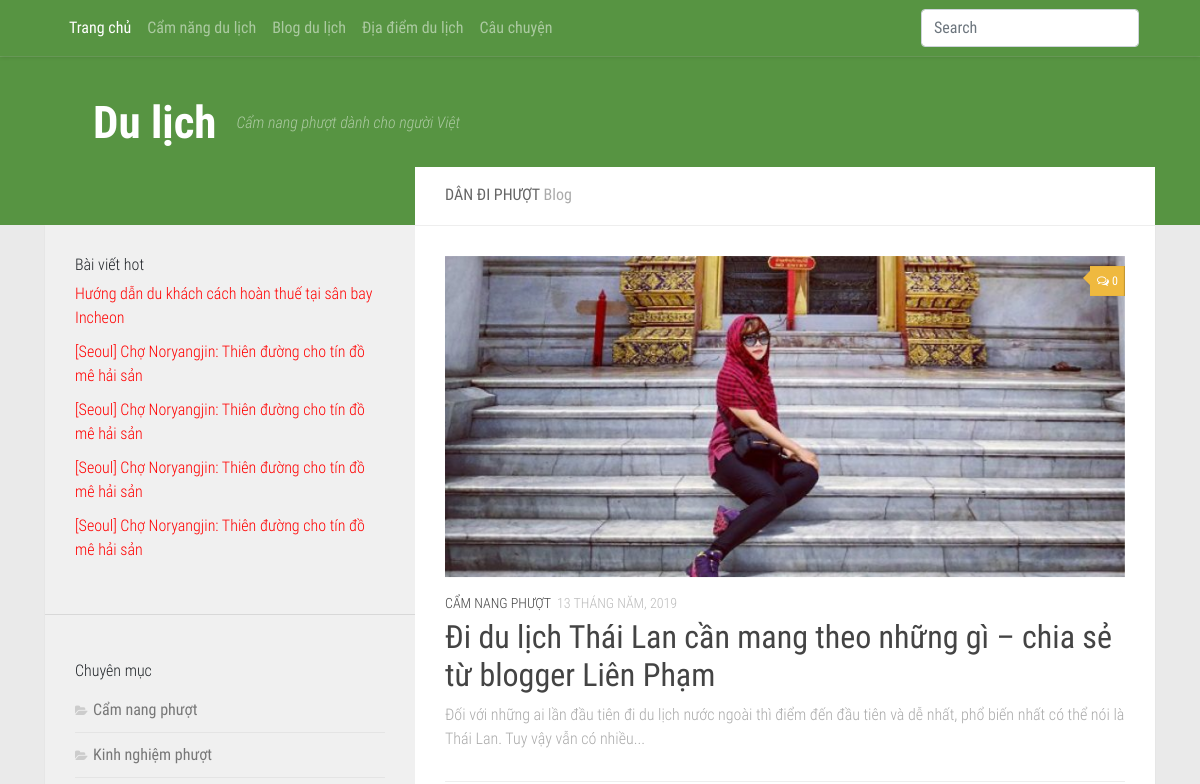
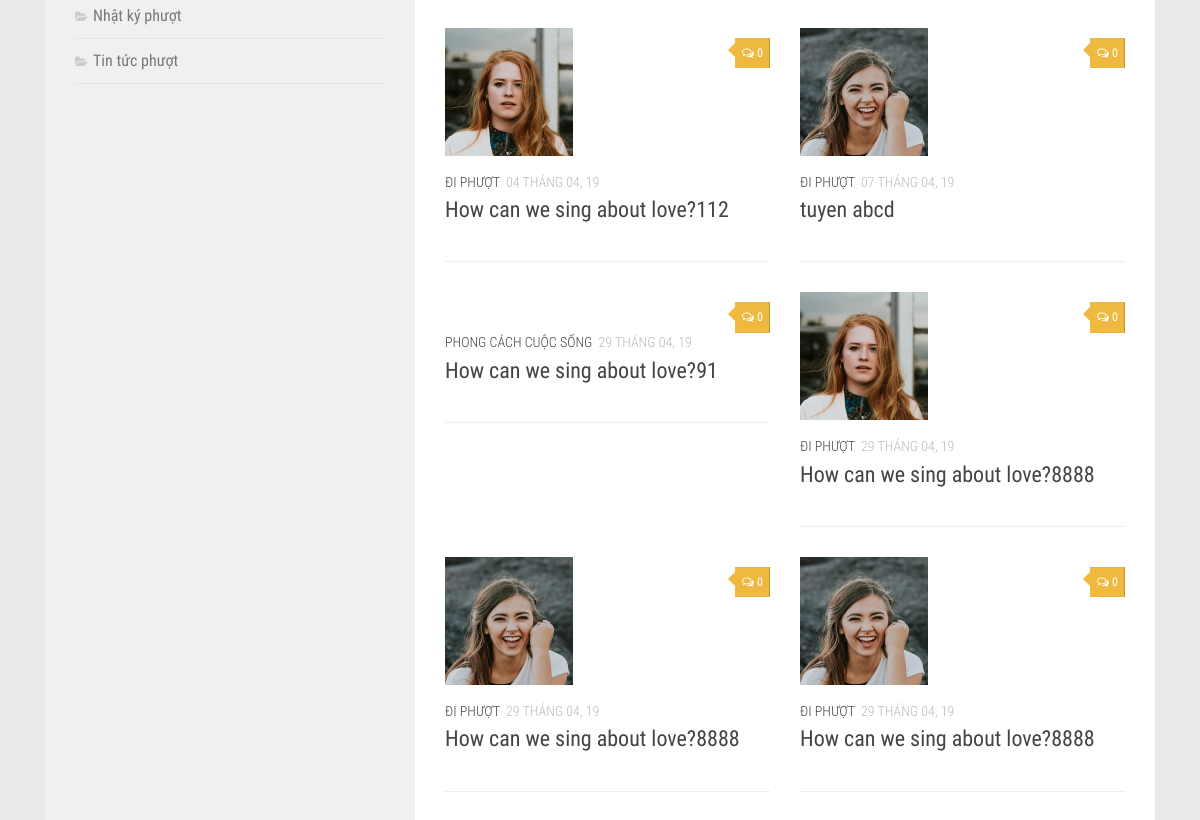
Before: / (upper part) with the older database file (2 pictures, top to bottom).
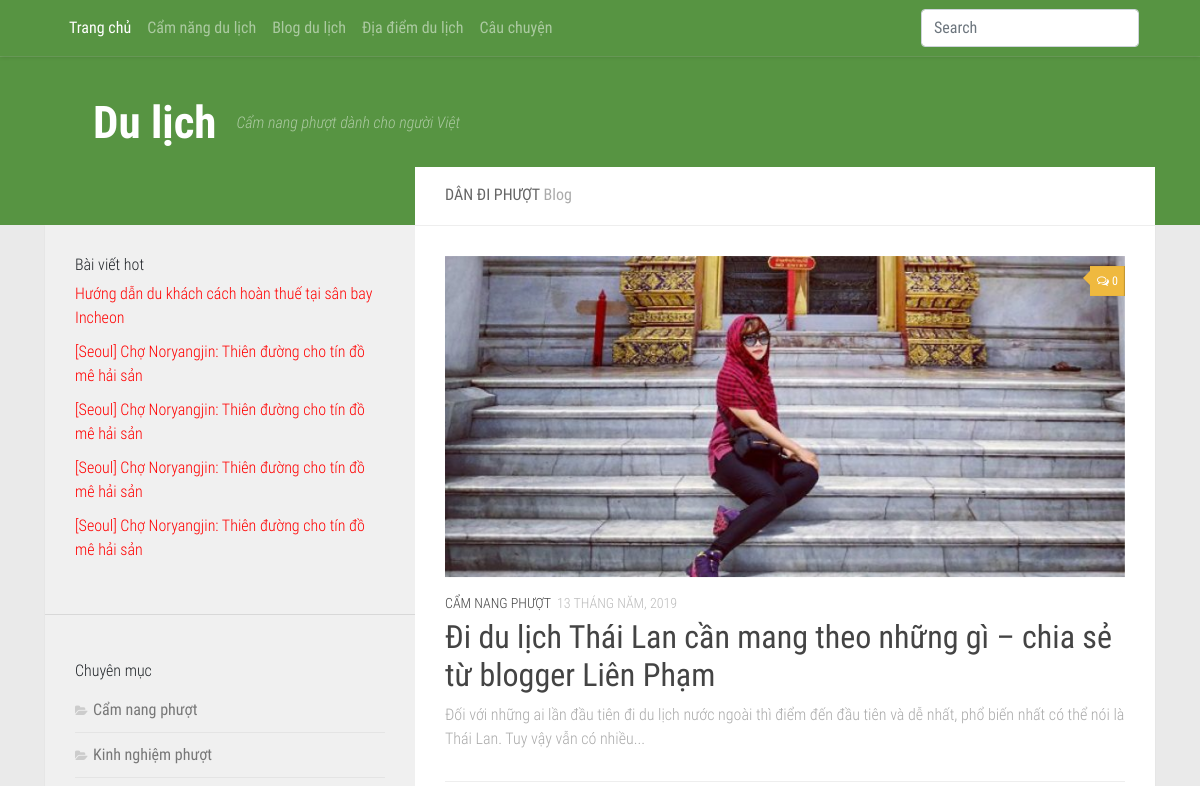
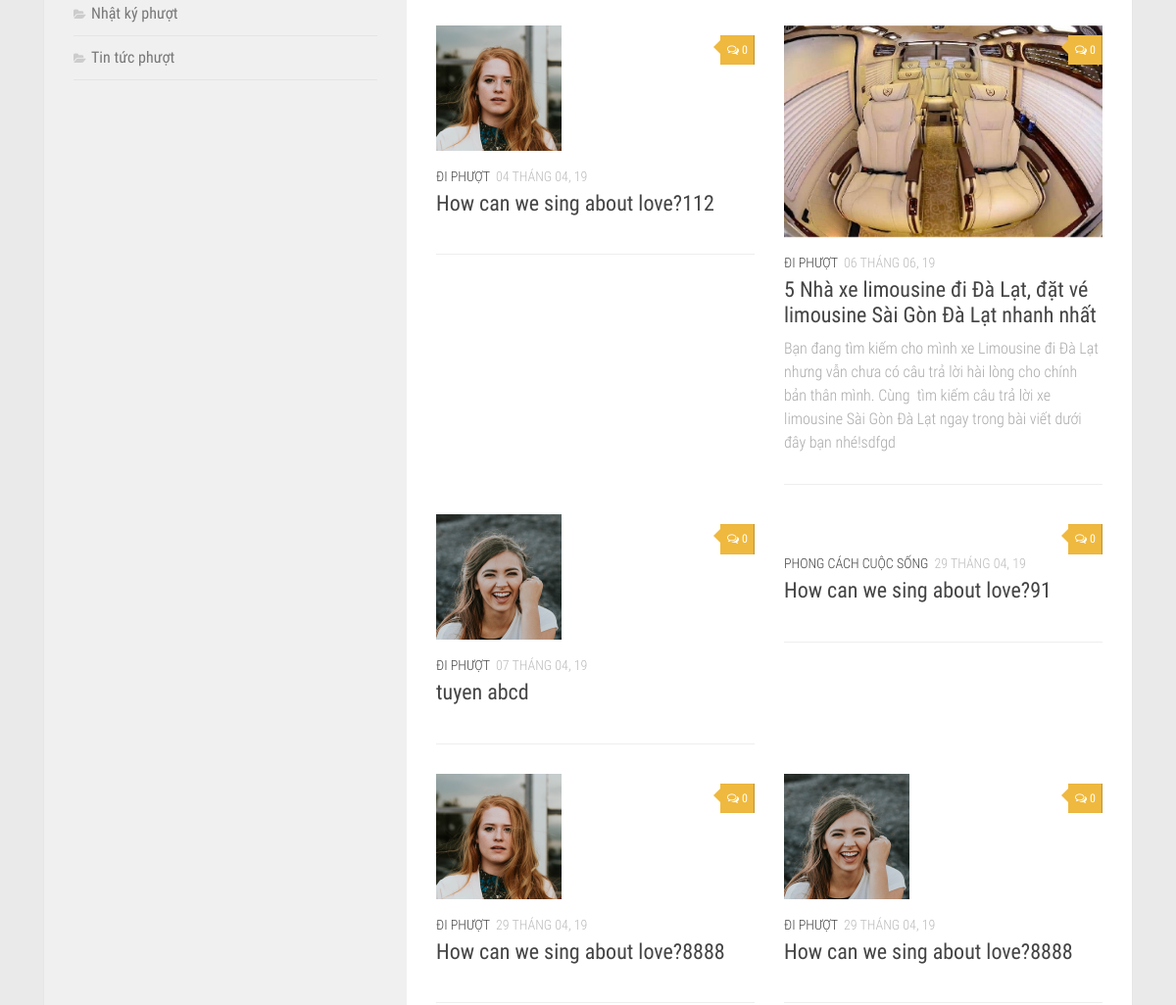
After: the same page with the newer database file (2 pictures, top to bottom).
### tables this page shows
CREATE TABLE `tintuc` (
  `tintuc_id` int(11) NOT NULL,
  `danhmuc_id` int(11) DEFAULT NULL,
  `tintuc_ten` varchar(150) DEFAULT NULL,
  `tintuc_mota` text NOT NULL,
  `tintuc_noidung` text,
  `tintuc_anh` varchar(100) DEFAULT NULL,
  `tintuc_ngaytao` date DEFAULT NULL,
  `tintuc_hot` tinyint(4) DEFAULT NULL
);

CREATE TABLE `danhmuc` (
  `danhmuc_id` int(11) NOT NULL,
  `danhmuc_ten` varchar(100) NOT NULL,
  `danhmuc_vitri` int(11) NOT NULL,
  `danhmuc_ngaytao` date NOT NULL
);

### index.php (the view, shortened to what the changed rows need)
<?php include('includes/mysqli_connect.php');?>
<?php include('includes/header.php');?>
<main id="main">
	<div class="container">
		<div class="row">
			<div class="col-md-12">
				<div class="wrapper-main">
					<div class="row m-0">
						<div class="col-md-8 p-0">
							<div class="wrapper-main-content">
								<h2 class="title"> DÂN ĐI PHƯỢT <span class="post-subheading">Blog</span></h2>
								<div class="row">
									<div class="col-md-12">
										<div class="box-content">
											<div class="featured">
											    <article class="clearfix post">
											        <div class="post-inner post-hover">
											            <h2 class="post-title">
        														<a href="" title="">Đi du lịch Thái Lan cần mang theo những gì – chia sẻ từ blogger Liên Phạm</a>
        													</h2>
											        </div>
											    </article>
											</div>
											<div id="grid-wrapper" class="post-list clearfix">
												<div class="row">
                          <?php
                          if(isset($_GET['cid']) && filter_var($_GET['cid'], FILTER_VALIDATE_INT, array('min_range' =>1))) {
                          } elseif (isset($_GET['nid']) && filter_var($_GET['nid'], FILTER_VALIDATE_INT, array('min_range' =>1))) {
                          } else{
                            $query = "SELECT n.tintuc_id ,n.tintuc_ten, n.tintuc_mota, n.tintuc_noidung, n.tintuc_anh, DATE_FORMAT(n.tintuc_ngaytao, '%d Tháng %m, %y') AS date, c.danhmuc_ten, c.danhmuc_id ";
                            $query .= " FROM tintuc AS n ";
                            $query .= " INNER JOIN danhmuc AS c ";
                            $query .= " USING (danhmuc_id) ORDER BY date ASC ";
                            if($result = $dbc->query($query)){
                              while ($tintucs = $result->fetch_array(MYSQLI_ASSOC)) {
                                echo "
                                  <div class='col-md-6'>
                                    <article class='clearfix post'>
                                      <div class='post-inner post-hover'>
                                          <div class='post-thumbnail featured-img-thumb-large'>
                                              <a href='single.php?nid={$tintucs['tintuc_id']}' title=''>
                                                  <img src='".BASE_URL."/admin/uploads/images/{$tintucs['tintuc_anh']}' class='img-fluid' alt=''>
                                              </a>
                                              <a class='post-comments' href=''><span><i class='fa fa-comments-o'></i>0</span></a>
                                          </div>
                                          <div class='post-meta clearfix'>
                                              <p class='post-category'><a href='single.php?cid={$tintucs['danhmuc_id']}'>{$tintucs['danhmuc_ten']}</a></p>
                                              <p class='post-date'>
                                                  <time class='published'>{$tintucs['date']}</time>
                                              </p>
                                          </div>
                                          <h2 class='post-title'>
                                            <a href='single.php?nid={$tintucs['tintuc_id']}' title='{$tintucs['tintuc_ten']}'>{$tintucs['tintuc_ten']}</a>
                                          </h2>
                                          <div class='excerpt'>
                                              <p>{$tintucs['tintuc_mota']}</p>
                                          </div>
                                      </div>
                                    </article>
                                  </div>
                                ";
                              }
                            }
                          }?>
												</div>
											</div>
										</div>
									</div>
								</div>
							</div>
						</div>
					</div>
				</div>
			</div>
		</div>
	</div>
</main>
<?php include('includes/footer.php');?>

Changed rows visible on the page:
no longer on this page (row edited): tintuc: tintuc_anh (picture), danhmuc.danhmuc_ten "ĐI PHƯỢT", date "29 THÁNG 04, 19", tintuc_ten "How can we sing about love?8888"
added tintuc: tintuc_anh (picture), danhmuc.danhmuc_ten "ĐI PHƯỢT", date "06 THÁNG 06, 19", tintuc_ten "5 Nhà xe limousine đi Đà Lạt, đặt vé limousine Sài Gòn Đà Lạt nhanh nhất", tintuc_mota "Bạn đang tìm kiếm cho mình xe Limousine đi Đà Lạt nhưng vẫn chưa có câu trả lời hài lòng cho chính bản thân mình. Cùng tìm kiếm câu trả lời xe limousine Sài Gòn Đà Lạt ngay trong bài viết dưới đây bạn nhé!sdfgd"
